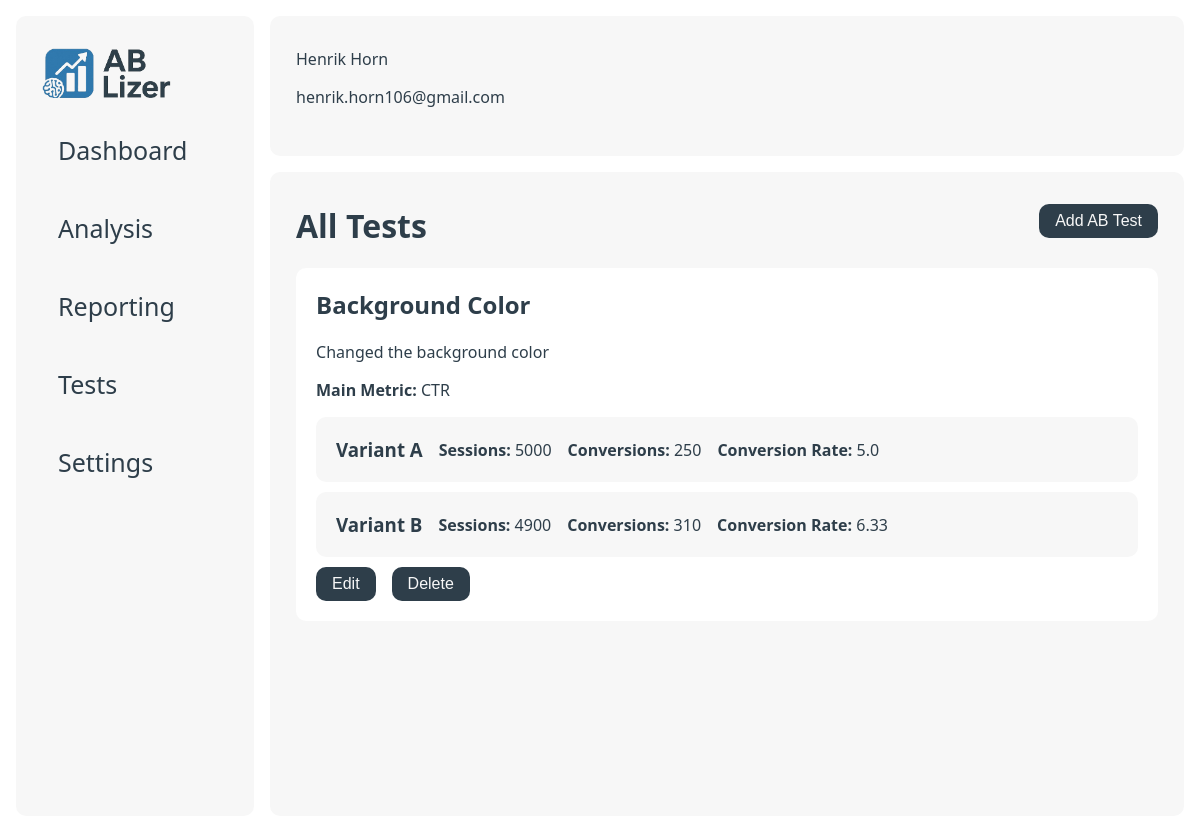
/tests/1, run on the app's committed database.
### data/models.py (models this page shows)
class users(db.Model):
    __tablename__ = 'users'
    id = db.Column(db.Integer, primary_key=True)
    company_id = db.Column(db.Integer, db.ForeignKey('companies.id'), nullable=False)
    name = db.Column(db.String(255), nullable=False)
    email = db.Column(db.String(255), nullable=False)

class ab_tests(db.Model):
    __tablename__ = 'ab_tests'
    id = db.Column(db.Integer, primary_key=True)
    company_id = db.Column(db.Integer, db.ForeignKey('companies.id'), nullable=False)
    name = db.Column(db.String(255), nullable=False)
    description = db.Column(db.Text, nullable=False)
    metric = db.Column(db.String(255), nullable=False)
    created_at = db.Column(db.DateTime, nullable=False)
    __repr__ = lambda self: f'<Ab_Test {self.id}>'
    __str__ = lambda self: f'{self.id}'

class variants(db.Model):
    __tablename__ = 'variants'
    id = db.Column(db.Integer, primary_key=True)
    test_id = db.Column(db.Integer, db.ForeignKey('ab_tests.id'), nullable=False)
    name = db.Column(db.String(255), nullable=False)
    impressions = db.Column(db.Integer, nullable=False)
    conversions = db.Column(db.Integer, nullable=False)
    conversion_rate = db.Column(db.Float, nullable=False)
    __repr__ = lambda self: f'<Variant {self.id}>'
    __str__ = lambda self: f'{self.id}'

### app.py (the view)
@app.route("/tests/<int:user_id>")
def tests(user_id):
    user = db_manager.get_user(user_id)
    data = {}
    for test in db_manager.get_ab_tests():
        data[test] = db_manager.get_variants(test.id)
    return render_template("tests.html",
                           user=user,
                           data=data
                           )

### data/db_manager.py (called while the page is built)
    def get_ab_tests(self):
        return ab_tests.query.all()

    def get_variants(self, test_id):
        return variants.query.filter_by(test_id=test_id).all()

    def get_user(self, user_id):
        return users.query.filter_by(id=user_id).first()

### templates/tests.html
{% extends "base.html" %}
{% block content %}
    <div class="hero">
        <h1>All Tests</h1>
        <button class="btn" id="addTestBtn">Add AB Test</button>
    </div>
    <div class="scroll">
        <div class="col-wrapper">
            <div class="card-list">
                {% for test in data %}
                    <div class="card long">
                        <h2><strong>{{ test.name }}</strong></h2>
                        <p>{{ test.description }}</p>
                        <p><strong>Main Metric:</strong> {{ test.metric }}</p>
                        {% for variant in data[test] %}
                            <div class="card long secondary">
                                <div class="row">
                                    <h3>{{ variant.name }}</h3>
                                    <p><strong>Sessions:</strong> {{ variant.impressions }}</p>
                                    <p><strong>Conversions:</strong> {{ variant.conversions }}</p>
                                    <p><strong>Conversion Rate:</strong> {{ variant.conversion_rate }}</p>
                                </div>
                            </div>
                        {% endfor %}
                        <div class="row">
                            <button class="btn">Edit</button>
                            <form action="{{ url_for('delete_test', user_id=user.id, test_id=test.id) }}"
                                  class="inline-form" method="post">
                                <button class="btn" onclick="return confirm('Delete this test?');" type="submit">
                                    Delete
                                </button>
                            </form>
                        </div>
                    </div>
                {% endfor %}
            </div>
        </div>
    </div>
{% endblock %}

### templates/base.html (shortened to what this page needs)
<!DOCTYPE html>
<html lang="en">
<head>
    <link href="{{ url_for('static', filename='style.css') }}" rel="stylesheet">
</head>
<body>
<div class="main-wrapper">
    <div class="sidenav" id="mySidenav">
        <div class="sidenav-container">
            <a class="logo" href="/"><img src="{{ url_for('static', filename='logo_ab-lizer.png') }}" height="50px"></a>
            <a href="/">
                <div class="tab">Dashboard</div>
            </a>
            <a href="#">
                <div class="tab">Analysis</div>
            </a>
            <a href="#">
                <div class="tab">Reporting</div>
            </a>
            <a href="/tests/{{ user.id }}">
                <div class="tab">Tests</div>
            </a>
            <a href="/settings/{{ user.id }}">
                <div class="tab">Settings</div>
            </a>
        </div>
    </div>
    <div class="wrapper">
        <nav>
            <div class="container">
                <p>{{ user.name }}</p>
                <p>{{ user.email }}</p>
            </div>
        </nav>
        <main class="container">
            {% block content %}{% endblock %}
        </main>
    </div>
</div>
</body>
</html>

### static/style.css (style rules this page uses)
:root { --primary: #2E3E4A; --secondary: #F7F7F7; --accent: #317AAE; --gradient: linear-gradient(180deg, rgba(25, 82, 133, 1) 0%, rgba(49, 122, 174, 1) 100%); --danger: #ef4444; --bg: #ffffff; --radius: 10px; --shadow: 0 2px 8px rgba(30, 41, 59, 0.06); --font-primary: 'Segoe UI', 'Roboto', Arial, sans-serif; }
* { box-sizing: border-box; }
body { font-family: var(--font-primary); background: var(--bg); margin: 0; padding: 0; }
nav { background: var(--bg); }
main { overflow-y: scroll; }
p { color: var(--primary); }
h1, h2, h3, h4, h5, h6, p { margin-top: 0; color: var(--primary); }
a { color: var(--primary); text-decoration: none; }
.hero { display: flex; justify-content: space-between; align-items: flex-start; }
.main-wrapper { display: flex; padding: 16px; }
.wrapper { width: 100%; height: 100vh; padding-left: 16px; align-self: stretch; gap: 16px; display: flex; flex-direction: column; }
.container { padding: 32px 26px; background: var(--secondary); border-radius: var(--radius); height: 100%; }
.logo { font-size: 1.5rem; font-weight: bold; text-decoration: none; }
button { padding: 8px 16px; border: none; border-radius: var(--radius); font-size: 1rem; cursor: pointer; background: var(--primary); color: var(--secondary); }
.sidenav { width: 300px; background-color: var(--bg); position: static; height: 100vh; overflow-x: hidden; }
.sidenav a { color: var(--primary); text-decoration: none; font-size: 25px; display: block; }
.sidenav .tab { padding: 16px 16px; color: var(--primary); text-decoration: none; font-size: 25px; display: block; transition: 0.3s; border-radius: var(--radius); }
.sidenav-container { display: flex; flex-direction: column; gap: 12px; background-color: var(--secondary); border-radius: var( --radius); padding: 32px 26px; height: 100%; }
.card-list { width: 100%; }
.card { border-radius: var( --radius); padding: 20px; margin-bottom: 10px; width: 200px; background-color: #ffffff; }
.card.secondary { background: var(--secondary); }
.secondary p { margin-bottom: 0; }
.card.long { width: 100%; }
.col-wrapper { display: flex; gap: 16px; flex-wrap: wrap; flex-grow: 0; flex-direction: row; }
.row { display: flex; gap: 16px; flex-wrap: wrap; align-items: center; }
.row h3 { margin: 0; }

### data on the page
users: name "Henrik Horn", email "henrik.horn106@gmail.com"
ab_tests: name "Background Color", description "Changed the background color", metric "CTR"
variants: name "Variant A", impressions "5000", conversions "250", conversion_rate "5.0"
variants: name "Variant B", impressions "4900", conversions "310", conversion_rate "6.33"
